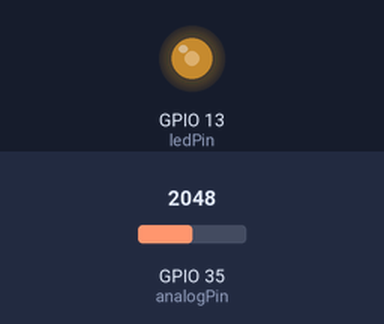
A sketch run on a simulated ESP32. On the bench: output pins drawn as LEDs (lit = HIGH). Inputs (shaded band) come from the test bench; at power-on: GPIO 35 (analogPin) = 2048. What the sketch prints to the serial monitor is not drawn.

Above: at 1.2 s.
1.3 s: GPIO 35 (analogPin) set to 0
At 2.3 s:
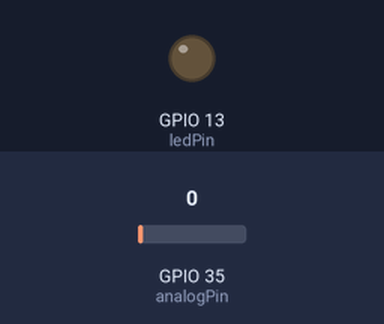
2.8 s: GPIO 35 (analogPin) set to 491
At 3.4 s:
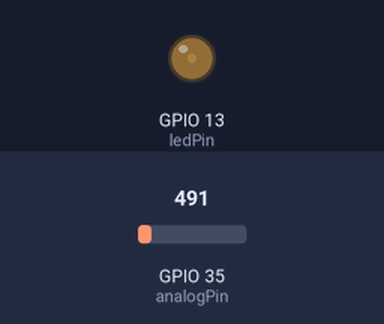
4.3 s: GPIO 35 (analogPin) set to 2866
At 5.5 s:
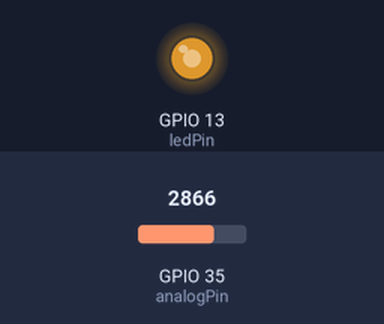
5.8 s: GPIO 35 (analogPin) set to 3603
At 6.9 s:
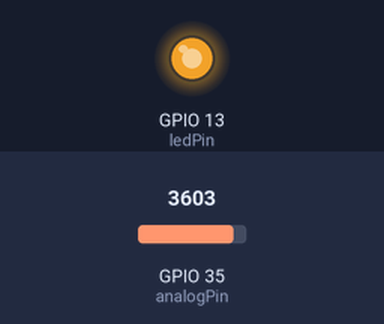
Timing chart, 0 to 8.3 s (numbered marks = the images above; inputs shaded):
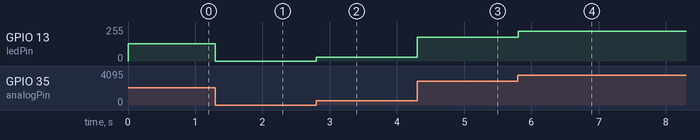

The sketch:

14_pwm.ino
```cpp
int ledPin = 13;
int analogPin = 35;
int val = 0;

void setup() {
  Serial.begin(115200);
  pinMode(ledPin, OUTPUT);
}

void loop() {
  val = analogRead(analogPin);
  Serial.print("val Value: ");
  Serial.println(val);
  analogWrite(ledPin, val / 16);
}
```

Measured:
- after the input at 1.3 s, GPIO 13 (ledPin): 128/255 → 0/255 at once
- after the input at 2.8 s, GPIO 13 (ledPin): 0/255 → 30/255 at once
- after the input at 4.3 s, GPIO 13 (ledPin): 30/255 → 179/255 at once
- after the input at 5.8 s, GPIO 13 (ledPin): 179/255 → 225/255 at once
